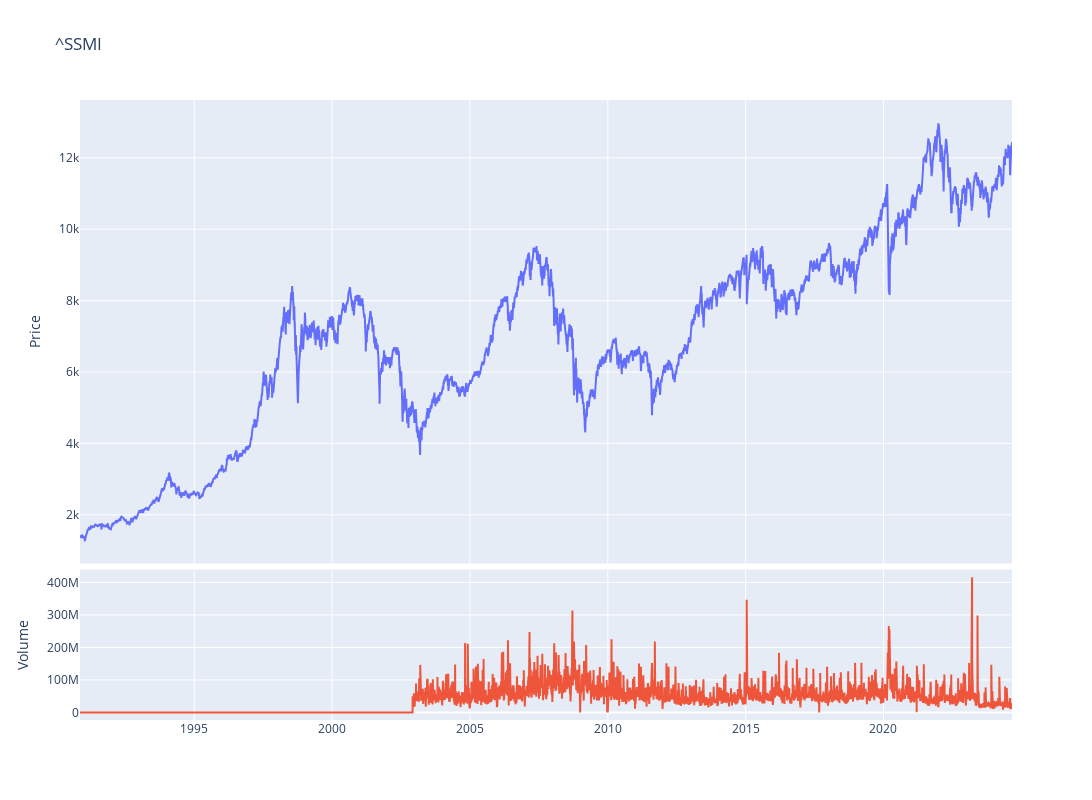

Notebook code cell kept with this figure:
### Code cell
fig = make_subplots(rows=4, cols=1,shared_xaxes=True,vertical_spacing=0.01,specs=[[{'rowspan':3,'colspan':1}],[None],[None],[{'rowspan':1,'colspan':1}]])

# Graph (1,1)
fig.add_trace(go.Scatter(x=stock_ticker.index,y=stock_ticker['Adj Close'],mode="lines",name=f"{ticker}"),row=1, col=1)
# Update xaxis properties
fig.update_yaxes(title_text="Price", row=1, col=1)

# Graph (4,1)
fig.add_trace(go.Scatter(x=stock_ticker.index,y=stock_ticker['Volume'],mode="lines",name='Volume'),row=4, col=1)
fig.update_yaxes(title_text="Volume", row=4, col=1)

fig.update_layout(height=800, width=1300,showlegend=False,title=f"{ticker}")

fig.show()

### Figure 1 — Plotly figure (JSON) as saved in the notebook; plotly's stock layout.template omitted (floating-point values rounded to 4 significant figures; data arrays with more than 128 entries replaced by an {"elided": "..."} marker saying what was removed)
{"data": [{"mode": "lines", "name": "^SSMI", "type": "scatter", "x": {"elided": "8492 str values"}, "xaxis": "x", "y": {"elided": "8492 float values"}, "yaxis": "y"}, {"mode": "lines", "name": "Volume", "type": "scatter", "x": {"elided": "8492 str values"}, "xaxis": "x2", "y": {"elided": "8492 int values"}, "yaxis": "y2"}], "layout": {"height": 800, "showlegend": false, "title": {"text": "^SSMI"}, "width": 1300, "xaxis": {"anchor": "y", "domain": [0, 1], "matches": "x2", "showticklabels": false}, "xaxis2": {"anchor": "y2", "domain": [0, 1]}, "yaxis": {"anchor": "x", "domain": [0.2525, 1], "title": {"text": "Price"}}, "yaxis2": {"anchor": "x2", "domain": [0, 0.2425], "title": {"text": "Volume"}}}}
